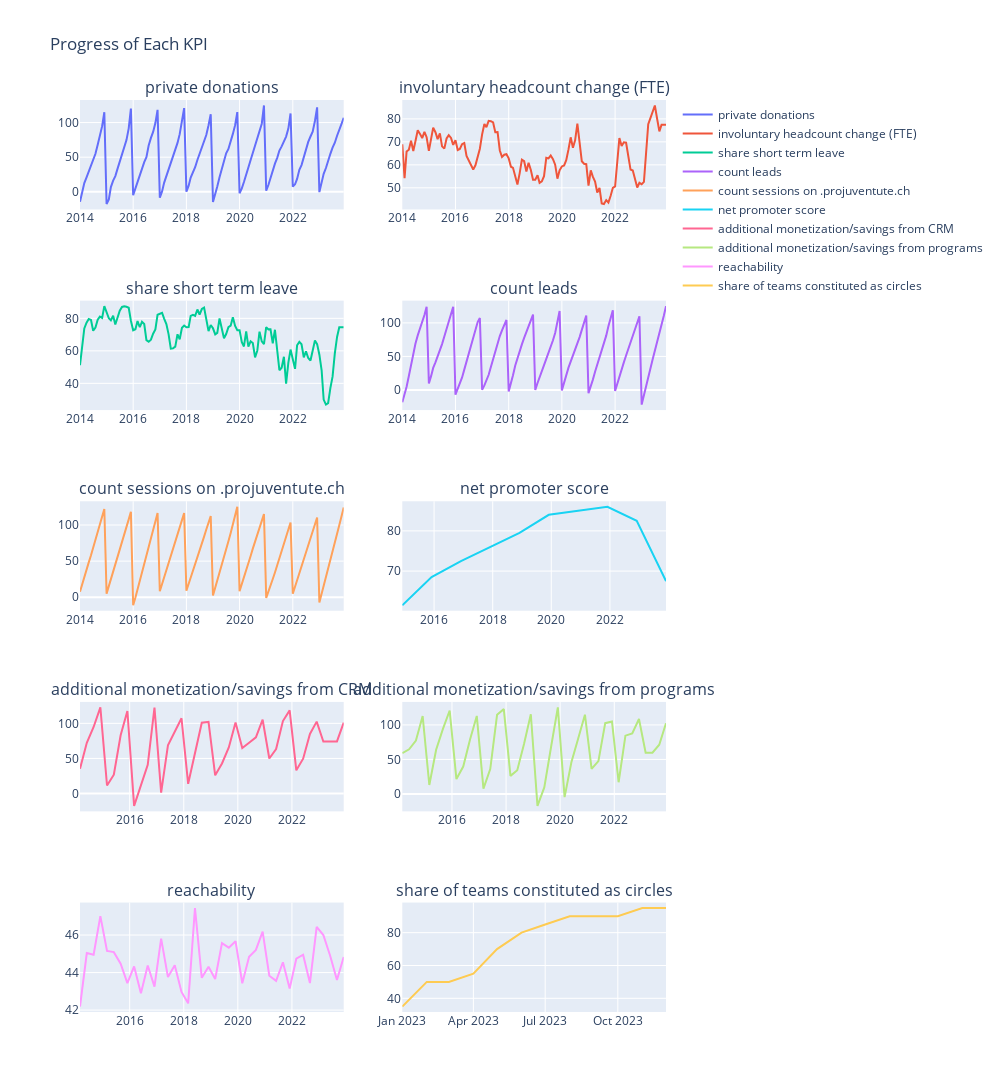

The notebook cell saved with this chart:
### Code cell
# 3. PRODUCED METRICS

# progress and performance
for k in kpis:
    unit = dfNewStructure.loc[dfNewStructure.kpi==k,'unit'].unique()[0]
    if unit=='chf' or unit=='amount':
        # progress
        dfNewStructure.loc[dfNewStructure.kpi==k,'progress'] = (
        dfNewStructure.loc[dfNewStructure.kpi==k,'cumulated_value']-dfNewStructure.loc[dfNewStructure.kpi==k,'initial_value'])/(
        dfNewStructure.loc[dfNewStructure.kpi==k,'target_value']-dfNewStructure.loc[dfNewStructure.kpi==k,'initial_value'])*100
        
        # performance
        dfNewStructure.loc[dfNewStructure.kpi==k,'performance'] = (
        dfNewStructure.loc[dfNewStructure.kpi==k,'cumulated_value']-
        dfNewStructure.loc[dfNewStructure.kpi==k,'cumulated_value'].min())/(
        dfNewStructure.loc[dfNewStructure.kpi==k,'cumulated_value'].max()-
        dfNewStructure.loc[dfNewStructure.kpi==k,'cumulated_value'].min())*100
    else:
        # progress
        dfNewStructure.loc[dfNewStructure.kpi==k,'progress'] = (
        dfNewStructure.loc[dfNewStructure.kpi==k,'value']-dfNewStructure.loc[dfNewStructure.kpi==k,'initial_value'])/(
        dfNewStructure.loc[dfNewStructure.kpi==k,'target_value']-dfNewStructure.loc[dfNewStructure.kpi==k,'initial_value'])*100

        #performance
        dfNewStructure.loc[dfNewStructure.kpi==k,'performance'] = (
        dfNewStructure.loc[dfNewStructure.kpi==k,'value']-
        dfNewStructure.loc[dfNewStructure.kpi==k,'value'].min())/(
        dfNewStructure.loc[dfNewStructure.kpi==k,'value'].max()-
        dfNewStructure.loc[dfNewStructure.kpi==k,'value'].min())*100
        
# Creating subplots for the time series progress of each KPI 
fig = make_subplots(rows=5, cols=2, subplot_titles=kpis, shared_xaxes=False)

row = 1
col = 1
for kpi in kpis:
    dfKpi = dfNewStructure[dfNewStructure['kpi'] == kpi]
    trace = go.Scatter(x=dfKpi['date'], y=dfKpi['progress'], name=kpi, mode='lines')
    fig.add_trace(trace, row=row, col=col)
    col += 1
    if col > 2:
        col = 1
        row += 1

fig.update_layout(height=1200, width=1000, title_text='Progress of Each KPI')
fig.show()
